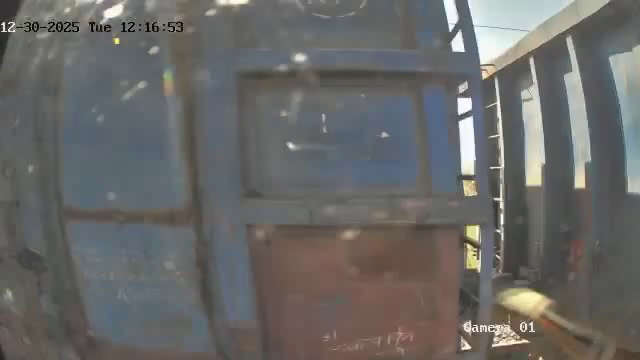
#> input picture frame 0 of wagon_coverage_project/data/input_video/CCTV_HZBN_DHN_1_LEFT_UP_20251230_064707_fs.mp4, 640 x 360 px
$ python main.py
#> lines starting #> are read from the running program, lines starting #| are printed output that depends on the picture
### wagon_coverage_project/src/video_splitter.py
import cv2
import os
import numpy as np
from src.utils import calculate_optical_flow, detect_gaps, segment_coaches

class VideoSplitter:
    def __init__(self, video_path, output_dir, train_number):
        self.video_path = video_path
        self.output_dir = output_dir
        self.train_number = train_number

    def split_video(self):
        cap = cv2.VideoCapture(self.video_path)
        if not cap.isOpened():
            raise ValueError(f"Could not open video {self.video_path}")

        fps = cap.get(cv2.CAP_PROP_FPS)
        width = int(cap.get(cv2.CAP_PROP_FRAME_WIDTH))
        height = int(cap.get(cv2.CAP_PROP_FRAME_HEIGHT))

        coaches = segment_coaches(self.video_path)
        coach_videos = []

        for i, (start_frame, end_frame) in enumerate(coaches):
            coach_dir = os.path.join(self.output_dir, f"{self.train_number}_{i+1}")
            os.makedirs(coach_dir, exist_ok=True)
            coach_video_path = os.path.join(coach_dir, f"{self.train_number}_{i+1}.mp4")

            fourcc = cv2.VideoWriter_fourcc(*'mp4v')
            out = cv2.VideoWriter(coach_video_path, fourcc, fps, (width, height))

            cap.set(cv2.CAP_PROP_POS_FRAMES, start_frame)
            for frame_num in range(start_frame, end_frame):
                ret, frame = cap.read()
                if not ret:
                    break
                out.write(frame)

            out.release()
            coach_videos.append(coach_video_path)
#> this loop made 1 pass
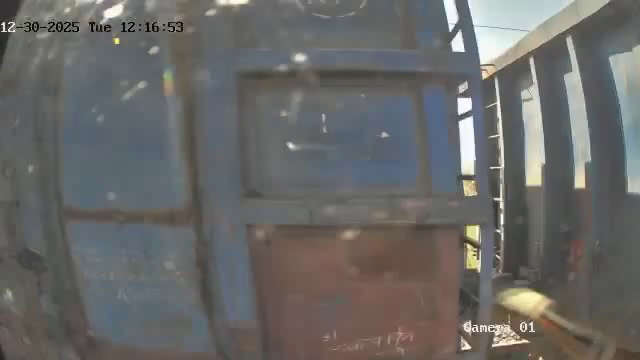
#> input picture frame 0 of wagon_coverage_project/data/input_video/CCTV_HZBN_DHN_1_LEFT_UP_20251230_064707_fs.mp4, 640 x 360 px
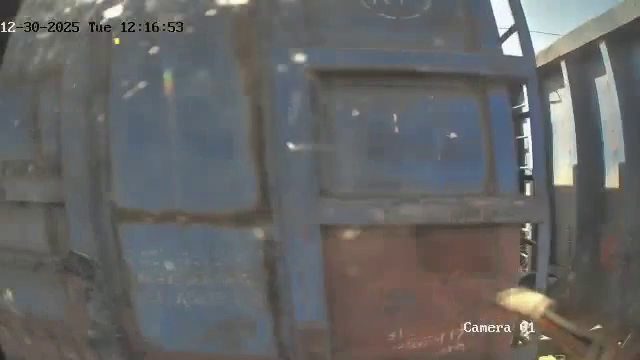
#> input picture frame 2 of wagon_coverage_project/data/input_video/CCTV_HZBN_DHN_1_LEFT_UP_20251230_064707_fs.mp4, 640 x 360 px
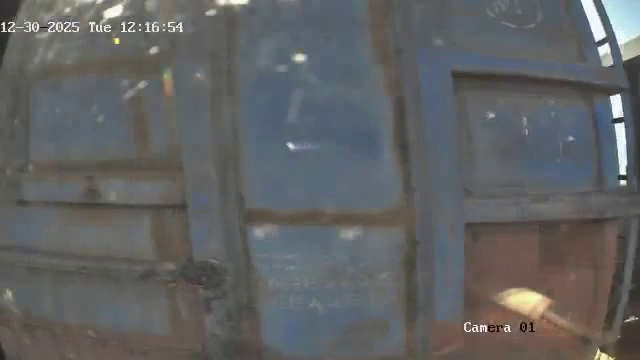
#> input picture frame 6 of wagon_coverage_project/data/input_video/CCTV_HZBN_DHN_1_LEFT_UP_20251230_064707_fs.mp4, 640 x 360 px
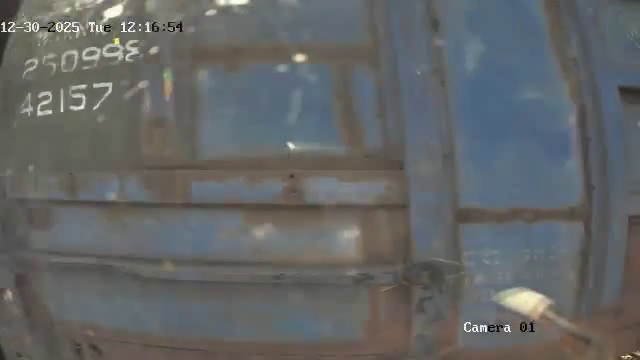
#> input picture frame 12 of wagon_coverage_project/data/input_video/CCTV_HZBN_DHN_1_LEFT_UP_20251230_064707_fs.mp4, 640 x 360 px
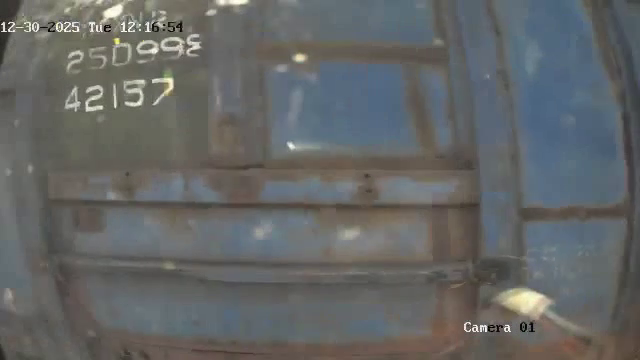
#> input picture frame 14 of wagon_coverage_project/data/input_video/CCTV_HZBN_DHN_1_LEFT_UP_20251230_064707_fs.mp4, 640 x 360 px
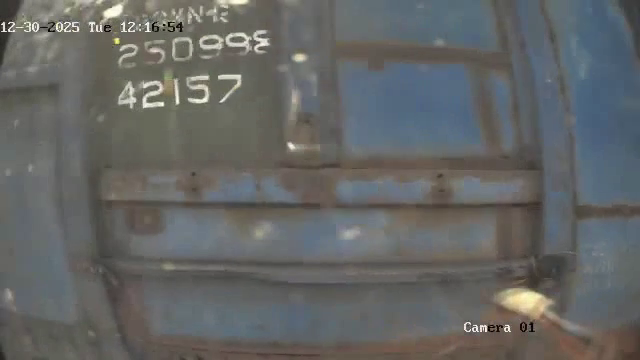
#> input picture frame 16 of wagon_coverage_project/data/input_video/CCTV_HZBN_DHN_1_LEFT_UP_20251230_064707_fs.mp4, 640 x 360 px
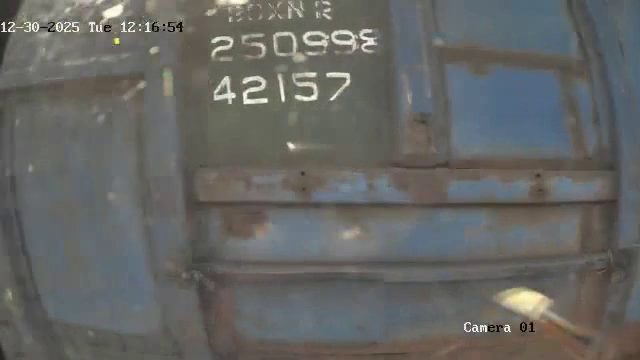
#> input picture frame 19 of wagon_coverage_project/data/input_video/CCTV_HZBN_DHN_1_LEFT_UP_20251230_064707_fs.mp4, 640 x 360 px
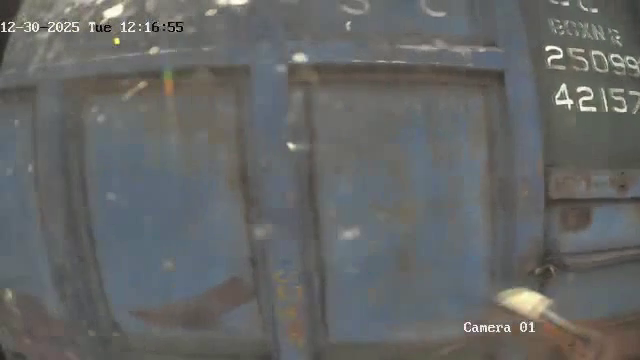
#> input picture frame 29 of wagon_coverage_project/data/input_video/CCTV_HZBN_DHN_1_LEFT_UP_20251230_064707_fs.mp4, 640 x 360 px
#> frame is the input picture: shape (360, 640, 3); mean B, G, R 101.8, 102.4, 100.7

        cap.release()
        return coach_videos

### wagon_coverage_project/src/utils.py
import cv2
import numpy as np

# [12 lines left out: functions calculate_optical_flow, detect_gaps, not called in this run]

def segment_coaches(video_path):
    # Placeholder for coach segmentation logic
    # This would involve analyzing the video for coach boundaries
    # For testing, assume 3 coaches with dummy frame ranges
    cap = cv2.VideoCapture(video_path)
    total_frames = int(cap.get(cv2.CAP_PROP_FRAME_COUNT))
    cap.release()
    # Assume 3 coaches, evenly distributed
    coach_frames = total_frames // 3
    coaches = [
        (0, coach_frames),
        (coach_frames, 2 * coach_frames),
        (2 * coach_frames, total_frames)
    ]
    return coaches

### wagon_coverage_project/main.py
import os
import sys
from src.video_splitter import VideoSplitter
from src.frame_extractor import FrameExtractor
from src.coach_counter import CoachCounter
from src.component_detector import ComponentDetector
from src.color_validator import ColorValidator
from src.coverage_selector import CoverageSelector
from src.report_generator import ReportGenerator

def main():
    # Define paths relative to the script directory
    script_dir = os.path.dirname(os.path.abspath(__file__))
    input_video_path = os.path.join(script_dir, 'data', 'input_video', 'CCTV_HZBN_DHN_1_LEFT_UP_20251230_064707_fs.mp4')
    output_dir = os.path.join(script_dir, 'data', 'coaches')
    frames_dir = os.path.join(script_dir, 'data', 'frames')
    reports_dir = os.path.join(script_dir, 'data', 'reports')
    train_number = '12309'  # Example train number

    # Check if input video exists
    if not os.path.exists(input_video_path):
        print(f"Input video not found at {input_video_path}")
        sys.exit(1)

    # Step 1: Video Splitting and Coach Counting
    splitter = VideoSplitter(input_video_path, output_dir, train_number)
    coach_videos = splitter.split_video()
    coach_count = len(coach_videos)
    print(f"Detected {coach_count} coaches.")

    # Step 2: Frame Extraction
    extractor = FrameExtractor()
    for coach_video in coach_videos:
        coach_dir = os.path.dirname(coach_video)
        extractor.extract_frames(coach_video, coach_dir)

    # Step 3: Component Detection
    detector = ComponentDetector()
    for coach_video in coach_videos:
        coach_dir = os.path.dirname(coach_video)
        frames_path = os.path.join(coach_dir, 'frames')
        annotated_path = os.path.join(coach_dir, 'annotated')
        os.makedirs(annotated_path, exist_ok=True)
        detector.detect_components(frames_path, annotated_path)

    # Step 4: Color Consistency Validation
    validator = ColorValidator()
    for coach_video in coach_videos:
        coach_dir = os.path.dirname(coach_video)
        frames_path = os.path.join(coach_dir, 'frames')
        validator.validate_colors(frames_path)

    # Step 5: Coverage Frame Selection
    selector = CoverageSelector()
    selected_frames = {}
    for coach_video in coach_videos:
        coach_dir = os.path.dirname(coach_video)
        frames_path = os.path.join(coach_dir, 'frames')
        selected_frames[coach_dir] = selector.select_coverage_frames(frames_path)

    # Step 6: Report Generation
    generator = ReportGenerator(reports_dir, train_number, coach_count, selected_frames)
    generator.generate_pdf_report()
    generator.generate_html_report()

    print("Pipeline completed successfully.")

if __name__ == "__main__":
    main()

$ run again, starting later in the video
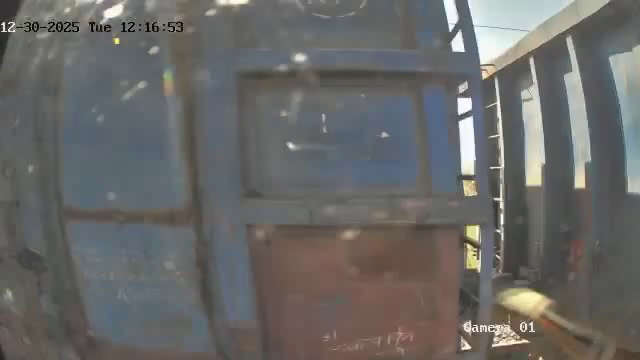
#> input picture frame 0 of wagon_coverage_project/data/input_video/CCTV_HZBN_DHN_1_LEFT_UP_20251230_064707_fs.mp4, 640 x 360 px
#> the loop in split_video, `for i, (start_frame, end_frame) in enumerate(coaches):` made 1 pass
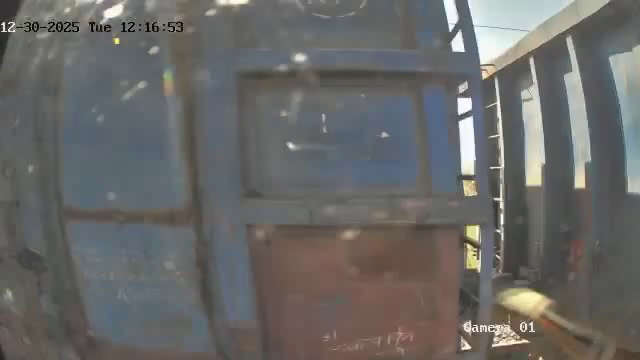
#> input picture frame 0 of wagon_coverage_project/data/input_video/CCTV_HZBN_DHN_1_LEFT_UP_20251230_064707_fs.mp4, 640 x 360 px
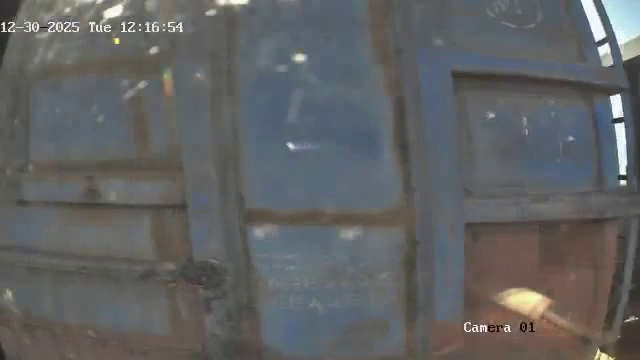
#> input picture frame 6 of wagon_coverage_project/data/input_video/CCTV_HZBN_DHN_1_LEFT_UP_20251230_064707_fs.mp4, 640 x 360 px
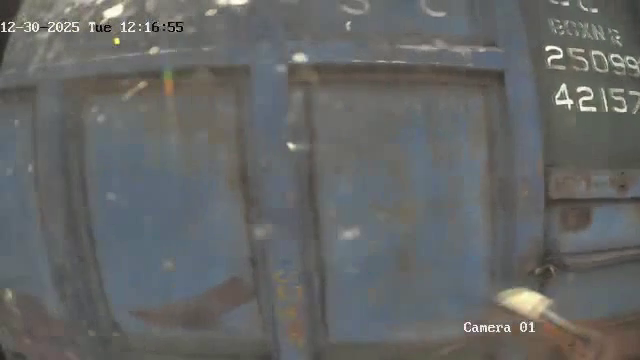
#> input picture frame 29 of wagon_coverage_project/data/input_video/CCTV_HZBN_DHN_1_LEFT_UP_20251230_064707_fs.mp4, 640 x 360 px
#> in split_video, frame is the input picture: shape (360, 640, 3); mean B, G, R 101.8, 102.4, 100.7
